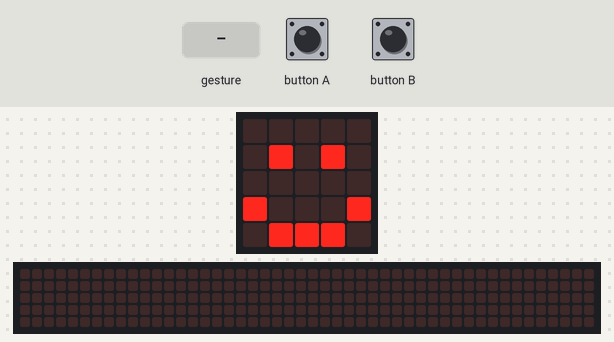
This program was run on a simulated BBC micro:bit (MakeCode). Shown: the board's 5×5 LED display, a strip that is not on the board, showing the scrolling text unrolled. Inputs (shaded band) come from the test bench. Random numbers come from a fixed seed; a tilt is held for 1.5 s and a shake lasts 1 s, then the board lies face up again; the 48×5 strip is a reading aid, not a part: it shows the text the display is scrolling, unrolled, one strip-width of it at a time.

Above: at 1.8 s.
1.9 s: button B pressed for 0.15 s
At 2.12 s:
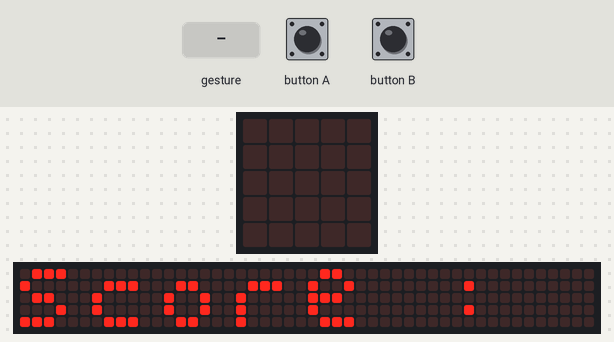
2.6 s: button A pressed for 0.15 s
At 3.17 s:
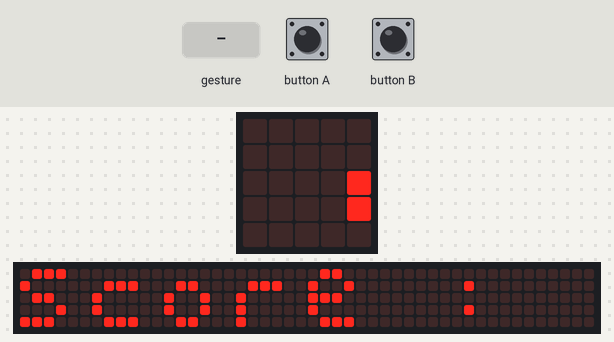
5.3 s: gesture 'shake'
9.7 s: button B pressed for 0.15 s
12.8 s: button A pressed for 0.15 s
At 14.6 s:
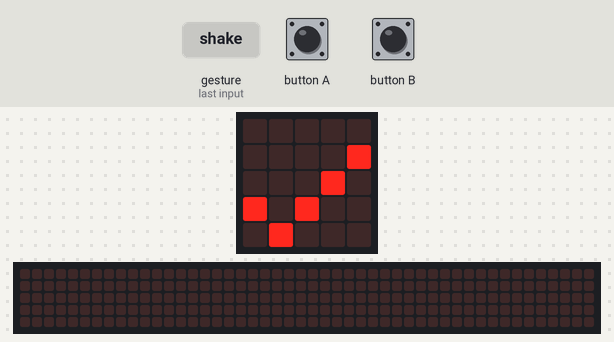
18.2 s: gesture 'shake'
At 23.0 s:
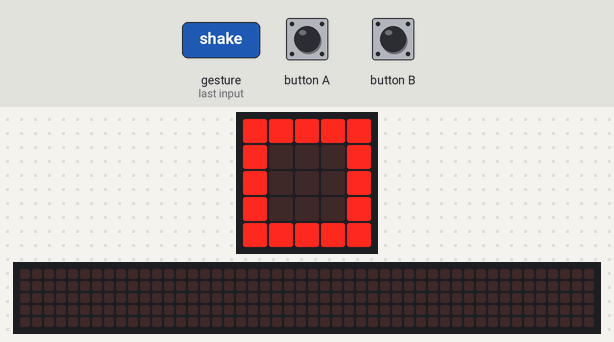

The program:

main.ts
```typescript
// (licence header left out)
basic.clearScreen()
basic.showIcon(IconNames.Happy)
let Score = 0
let randomNumber: number = 0

input.onGesture(Gesture.Shake, function() {
    randomNumber = randint(0, 2)

    // if number is 0
    if (randomNumber == 0) {
        basic.showIcon(IconNames.Scissors)
        }

    // if number is 1
    if (randomNumber == 1) {
        basic.showIcon(IconNames.SmallSquare)
        }

    // if number is 2
    if (randomNumber == 2) {
        basic.showIcon(IconNames.Square)
        }

    basic.pause(5000)
    basic.clearScreen()
    basic.showIcon(IconNames.Happy)
})


input.onButtonPressed(Button.A, function() {
     // add 1 to score
    basic.clearScreen()
    basic.showIcon(IconNames.Yes)
    Score = Score +1
    basic.pause(3000)
    basic.clearScreen()
    basic.showIcon(IconNames.Happy)
})

input.onButtonPressed(Button.B, function() {
    // show score
    basic.clearScreen()
    basic.showString("Score :")
    basic.showNumber(Score)
    basic.pause(3000)
    basic.clearScreen()
    basic.showIcon(IconNames.Happy)
})
```

Measured:
- after the input at 1.9 s, the display: changes after 0.15 s (image 1)
- what the display in image 3 shows lasts 0.6 s, from 14.2 s to 14.8 s
